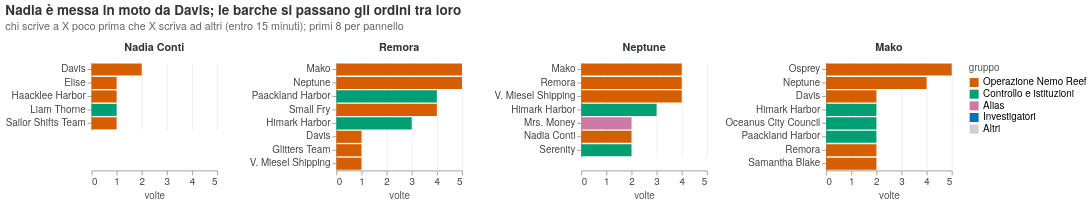

Notebook source saved alongside this figure:
### Markdown cell above
**Domanda.** Per gli attori chiave, chi li mette in moto più spesso?

**Come leggerlo.** Un pannello per attore (in alto il nome). Ogni barra è qualcuno che gli ha scritto poco prima che lui scrivesse ad altri; la lunghezza è quante volte è successo. Colore = gruppo di chi scrive.

<sub>Codifica: attore attivato **N** (4 pannelli), attivatore **N**, conteggio **Q** → small multiples di barre ordinate con la stessa scala; colore = gruppo.</sub>

### Code cell
WIN = pd.Timedelta("15min")
chain = []
for _, x in m.iterrows():
    nxt = m[(m.timestamp > x.timestamp) & (m.timestamp <= x.timestamp + WIN)
            & (m.sender_clean == x.receiver_clean) & (m.receiver_clean != x.sender_clean)]
    if len(nxt):
        y_ = nxt.iloc[0]
        chain.append(dict(attivatore=x.sender_clean, attivato=x.receiver_clean, terzo=y_.receiver_clean,
                          t1=x.timestamp, msg1=x.content, t2=y_.timestamp, msg2=y_.content))
chain = pd.DataFrame(chain)
TARGETS = ["Nadia Conti", "Remora", "Neptune", "Mako"]
inf = chain[chain.attivato.isin(TARGETS)].groupby(["attivato", "attivatore"]).size().reset_index(name="n")
inf["gruppo"] = inf.attivatore.map(group)
inf = inf[inf.groupby("attivato").n.rank(ascending=False, method="first") <= 8]
q1f = alt.Chart(inf).mark_bar().encode(
    x=alt.X("n:Q", title="volte", axis=alt.Axis(tickMinStep=1)),
    y=alt.Y("attivatore:N", sort="-x", title=None), color=color_group(), tooltip=["attivato", "attivatore", "n"],
).properties(width=140, height=alt.Step(15)).facet(
    column=alt.Column("attivato:N", sort=TARGETS, title=None)).resolve_scale(y="independent").properties(title=alt.Title(
    "Nadia è messa in moto da Davis; le barche si passano gli ordini tra loro",
    subtitle="chi scrive a X poco prima che X scriva ad altri (entro 15 minuti); primi 8 per pannello"))
save(q1f, "q1f_chi_mette_in_moto")

### Figure 1 — Vega-Lite specification as saved in the notebook (floating-point values rounded to 4 significant figures)
{"config": {"view": {"continuousWidth": 300, "continuousHeight": 300, "strokeWidth": 0}, "axis": {"domainColor": "#999", "gridColor": "#ececec", "labelColor": "#444", "labelFontSize": 11, "tickColor": "#999", "titleColor": "#555", "titleFontSize": 11, "titleFontWeight": "normal"}, "font": "Helvetica Neue", "header": {"labelColor": "#333333", "labelFontSize": 12, "labelFontWeight": 600, "titleFontWeight": "normal"}, "legend": {"labelFontSize": 11, "titleColor": "#555", "titleFontSize": 11, "titleFontWeight": "normal"}, "title": {"anchor": "start", "color": "#333333", "fontSize": 15, "fontWeight": 600, "offset": 12, "subtitleColor": "#666", "subtitleFontSize": 12, "subtitlePadding": 4}}, "data": {"name": "data-ac1711afefcd29c6b15a04ede358b161"}, "facet": {"column": {"field": "attivato", "sort": ["Nadia Conti", "Remora", "Neptune", "Mako"], "title": null, "type": "nominal"}}, "spec": {"mark": {"type": "bar"}, "encoding": {"color": {"field": "gruppo", "scale": {"domain": ["Operazione Nemo Reef", "Controllo e istituzioni", "Alias", "Investigatori", "Altri"], "range": ["#D55E00", "#009E73", "#CC79A7", "#0072B2", "#cfcfcf"]}, "title": "gruppo", "type": "nominal"}, "tooltip": [{"field": "attivato", "type": "nominal"}, {"field": "attivatore", "type": "nominal"}, {"field": "n", "type": "quantitative"}], "x": {"axis": {"tickMinStep": 1}, "field": "n", "title": "volte", "type": "quantitative"}, "y": {"field": "attivatore", "sort": "-x", "title": null, "type": "nominal"}}, "height": {"step": 15}, "width": 140}, "resolve": {"scale": {"y": "independent"}}, "title": {"text": "Nadia è messa in moto da Davis; le barche si passano gli ordini tra loro", "subtitle": "chi scrive a X poco prima che X scriva ad altri (entro 15 minuti); primi 8 per pannello"}, "$schema": "https://vega.github.io/schema/vega-lite/v6.1.0.json", "datasets": {"data-ac1711afefcd29c6b15a04ede358b161": [{"attivato": "Mako", "attivatore": "Davis", "n": 2, "gruppo": "Operazione Nemo Reef"}, {"attivato": "Mako", "attivatore": "Himark Harbor", "n": 2, "gruppo": "Controllo e istituzioni"}, {"attivato": "Mako", "attivatore": "Neptune", "n": 4, "gruppo": "Operazione Nemo Reef"}, {"attivato": "Mako", "attivatore": "Oceanus City Council", "n": 2, "gruppo": "Controllo e istituzioni"}, {"attivato": "Mako", "attivatore": "Osprey", "n": 5, "gruppo": "Operazione Nemo Reef"}, {"attivato": "Mako", "attivatore": "Paackland Harbor", "n": 2, "gruppo": "Controllo e istituzioni"}, {"attivato": "Mako", "attivatore": "Remora", "n": 2, "gruppo": "Operazione Nemo Reef"}, {"attivato": "Mako", "attivatore": "Samantha Blake", "n": 2, "gruppo": "Operazione Nemo Reef"}, {"attivato": "Nadia Conti", "attivatore": "Davis", "n": 2, "gruppo": "Operazione Nemo Reef"}, {"attivato": "Nadia Conti", "attivatore": "Elise", "n": 1, "gruppo": "Operazione Nemo Reef"}, {"attivato": "Nadia Conti", "attivatore": "Haacklee Harbor", "n": 1, "gruppo": "Operazione Nemo Reef"}, {"attivato": "Nadia Conti", "attivatore": "Liam Thorne", "n": 1, "gruppo": "Controllo e istituzioni"}, {"attivato": "Nadia Conti", "attivatore": "Sailor Shifts Team", "n": 1, "gruppo": "Operazione Nemo Reef"}, {"attivato": "Neptune", "attivatore": "Himark Harbor", "n": 3, "gruppo": "Controllo e istituzioni"}, {"attivato": "Neptune", "attivatore": "Mako", "n": 4, "gruppo": "Operazione Nemo Reef"}, {"attivato": "Neptune", "attivatore": "Mrs. Money", "n": 2, "gruppo": "Alias"}, {"attivato": "Neptune", "attivatore": "Nadia Conti", "n": 2, "gruppo": "Operazione Nemo Reef"}, {"attivato": "Neptune", "attivatore": "Remora", "n": 4, "gruppo": "Operazione Nemo Reef"}, {"attivato": "Neptune", "attivatore": "Serenity", "n": 2, "gruppo": "Controllo e istituzioni"}, {"attivato": "Neptune", "attivatore": "V. Miesel Shipping", "n": 4, "gruppo": "Operazione Nemo Reef"}, {"attivato": "Remora", "attivatore": "Davis", "n": 1, "gruppo": "Operazione Nemo Reef"}, {"attivato": "Remora", "attivatore": "Glitters Team", "n": 1, "gruppo": "Operazione Nemo Reef"}, {"attivato": "Remora", "attivatore": "Himark Harbor", "n": 3, "gruppo": "Controllo e istituzioni"}, {"attivato": "Remora", "attivatore": "Mako", "n": 5, "gruppo": "Operazione Nemo Reef"}, {"attivato": "Remora", "attivatore": "Neptune", "n": 5, "gruppo": "Operazione Nemo Reef"}, {"attivato": "Remora", "attivatore": "Paackland Harbor", "n": 4, "gruppo": "Controllo e istituzioni"}, {"attivato": "Remora", "attivatore": "Small Fry", "n": 4, "gruppo": "Operazione Nemo Reef"}, {"attivato": "Remora", "attivatore": "V. Miesel Shipping", "n": 1, "gruppo": "Operazione Nemo Reef"}]}}
